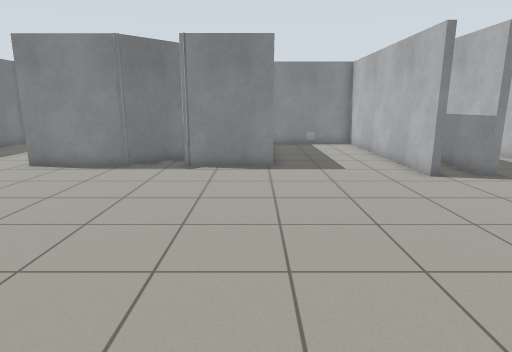
view 1 (above)

17 first-person views from a walk through a Gazebo world. The camera is 1.2 m above the floor, tilts 12° down and sees 75° across. The floor is counted in squares, 0.5 m on a side. Each view is taken from the middle of a square. On the plan, view 1 faces up. The plan holds only what a view shows up to about 19 squares ahead; the rest is blank.

view 2
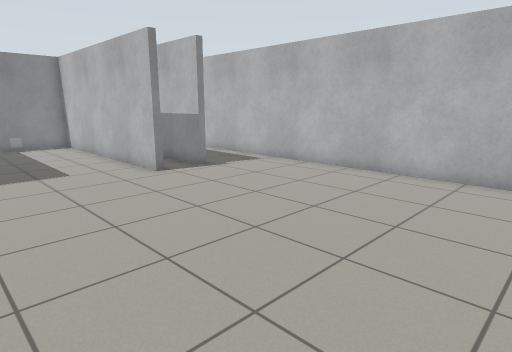

view 3
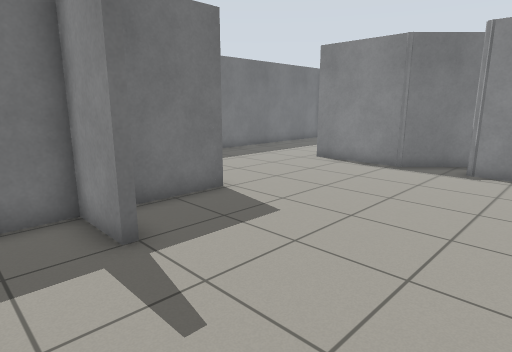

view 4
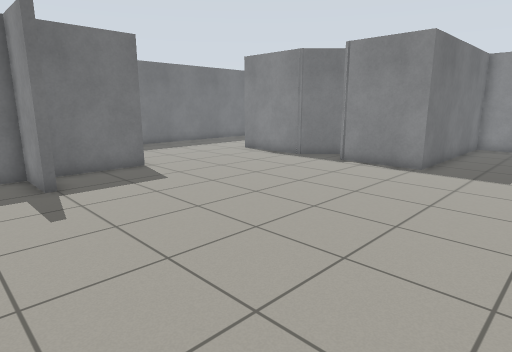

view 5
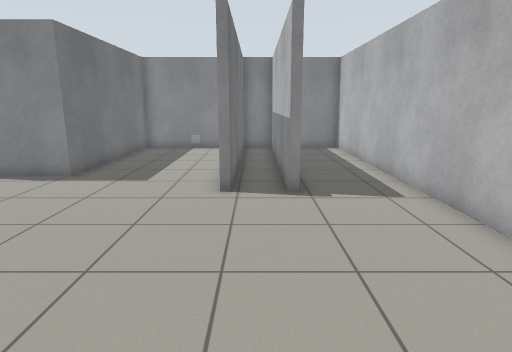

view 6
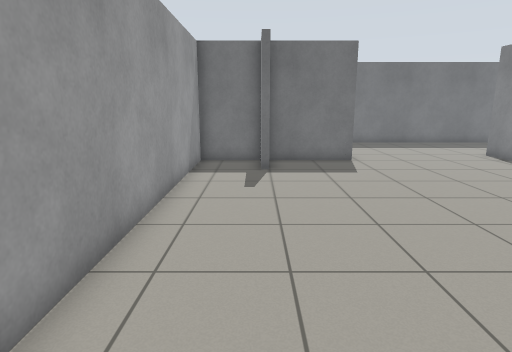

view 7
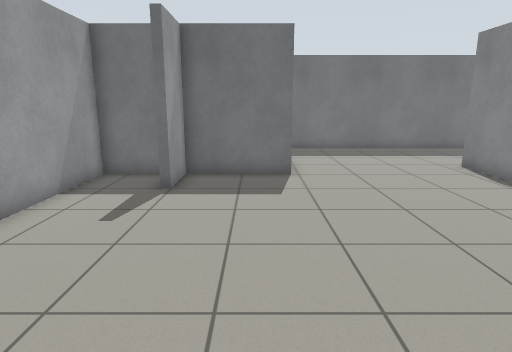

view 8
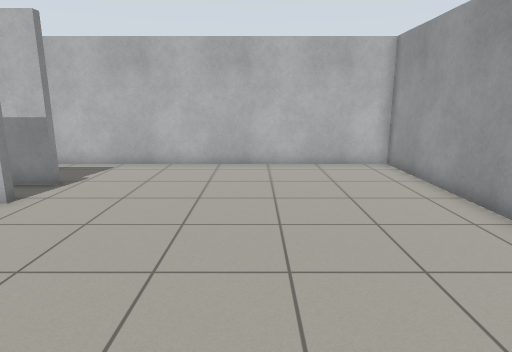

view 9
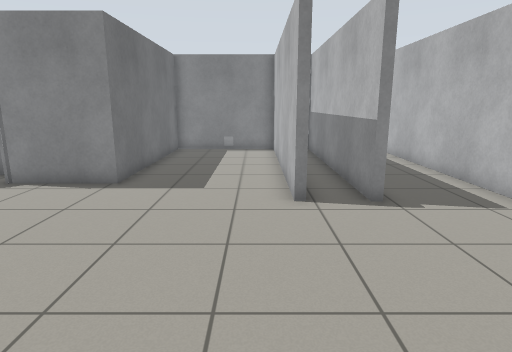

view 10
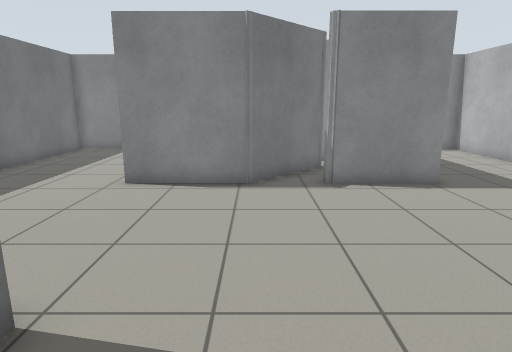

view 11
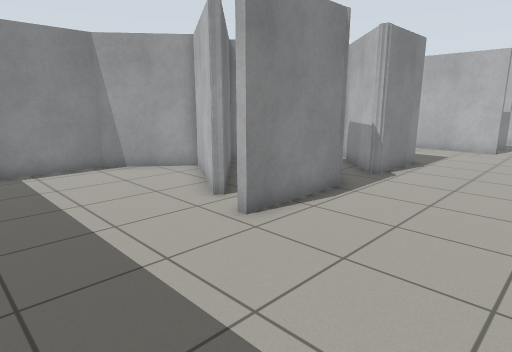

view 12
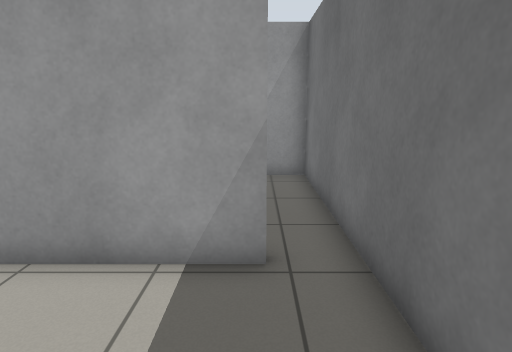

view 13
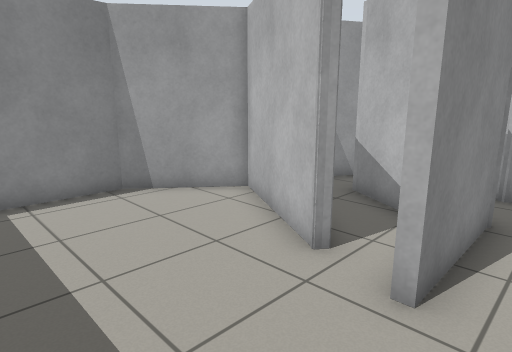

view 14
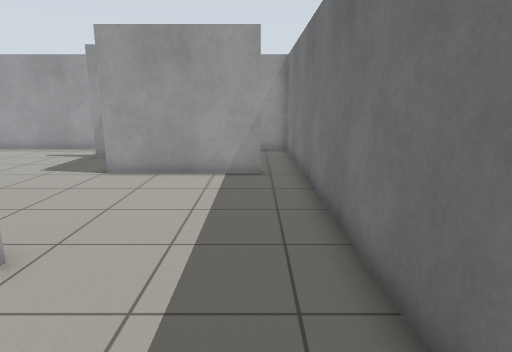

view 15
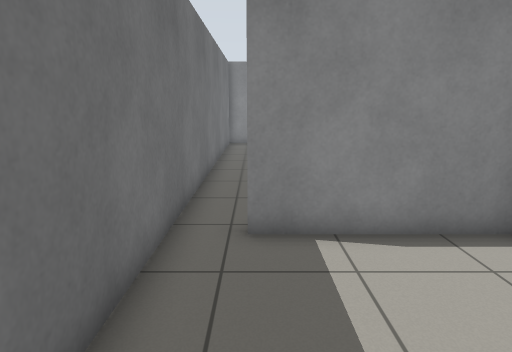

view 16
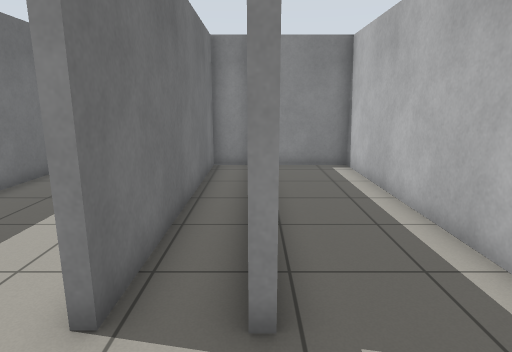

view 17
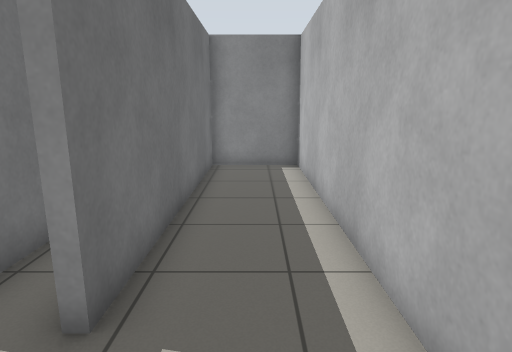

### Floor plan
Ten units are one square. View 1 is at (0, 0); x grows to the right and y downward. Boxes are objects, and circles mark ways between rooms. Rooms are numbered by the first view taken in them; rooms with no view inside come last. Other rooms are left out.
<svg viewBox="-152 -219 274 229">
<path fill="none" stroke="#000" d="M79 -111 79 -214 63 -214 63 -111 60 -111 60 -214 7 -214 7 -132 -30 -132 1 -162M-24 -160 -52 -132 -91 -132M-132 -63 -77 -63 -77 -25 -55 -25 -55 -22 -77 -22 -77 5 117 5 117 -214 82 -214 82 -111M-147 -134 -147 -65M-54 -149 -45 -165M-20 -174 -46 -189 -83 -149 -86 -150 -62 -191 -91 -214 -147 -214 -147 -134M-147 -65 -147 5 -132 5M-81 -59 -132 -59"/>
<circle cx="-120" cy="-130" r="3" fill="#2a7"/>
<circle cx="-140" cy="-60" r="3" fill="#2a7"/>
<text x="10" y="-90">1</text>
<text x="-100" y="-170">2</text>
<text x="-120" y="-30">3</text>
</svg>
Room 1 opens to room 2. Room 1 opens to room 3.

Where each view was taken, in squares from view 1:
view 1: 0 up, 0 right, facing up
view 2: 0 up, 0 right, facing up-right
view 3: 0 up, 0 right, facing up-left
view 4: 0 up, 5 right, facing up-left
view 5: 2 up, 7 right, facing up
view 6: 2 up, 7 right, facing left
view 7: 5 up, 4 right, facing left
view 8: 5 up, 2 left, facing right
view 9: 3 up, 5 right, facing up
view 10: 3 up, 5 left, facing up
view 11: 8 up, 14 left, facing up-right
view 12: 11 up, 13 left, facing down
view 13: 12 up, 13 left, facing up-right
view 14: 18 up, 13 left, facing down
view 15: 0 up, 13 left, facing up
view 16: 8 up, 8 right, facing up
view 17: 8 up, 10 right, facing up
